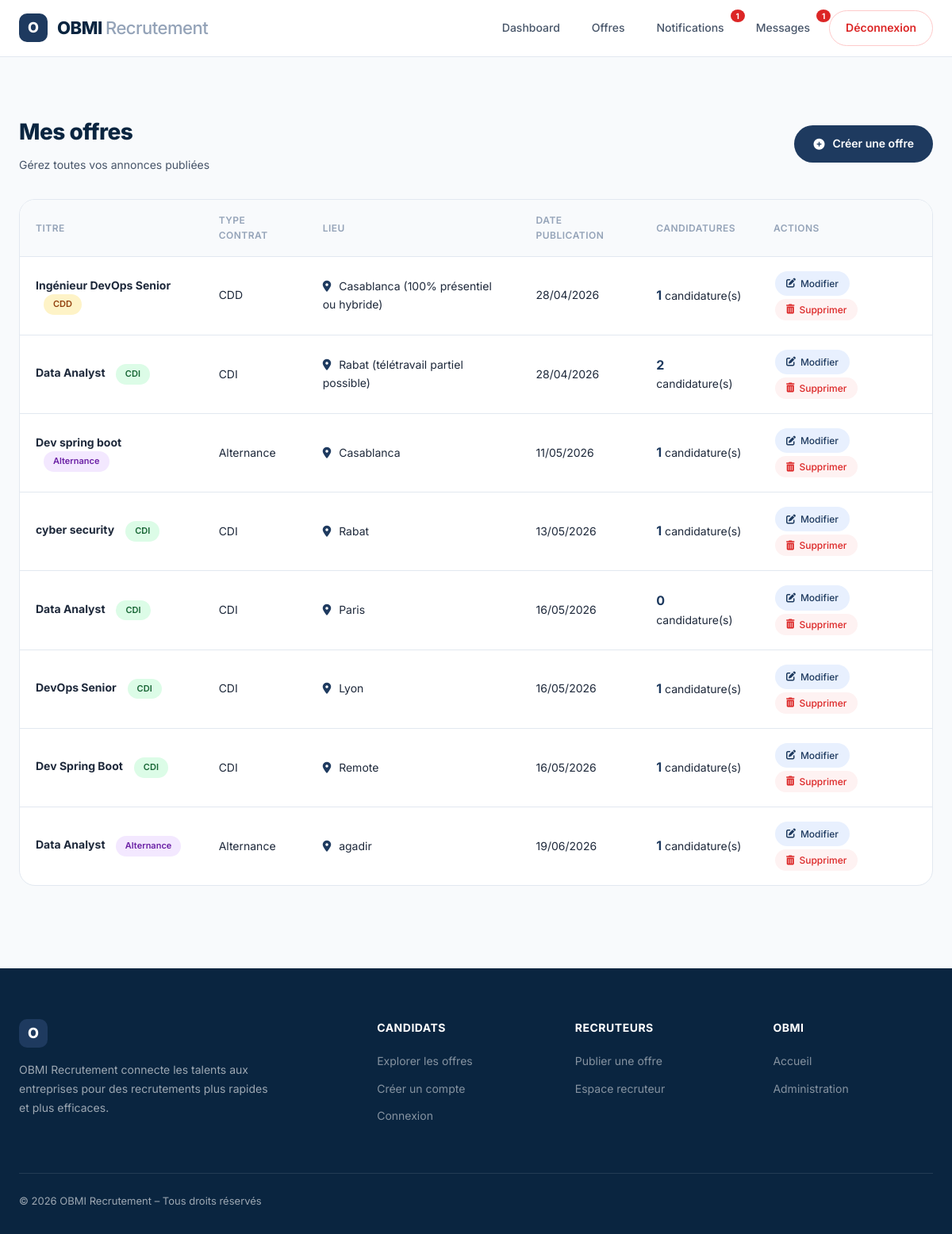
/mes-offres/ (signed in), run on the app's committed database.
### candidature/models.py (models this page shows, shortened)
class Offre(models.Model):
    CONTRAT_CHOICES = [
        ('CDI', 'CDI'),
        ('CDD', 'CDD'),
        ('Stage', 'Stage'),
        ('Alternance', 'Alternance'),
    ]
    titre = models.CharField(max_length=200)
    description = models.TextField()
    lieu = models.CharField(max_length=100)
    type_contrat = models.CharField(max_length=20, choices=CONTRAT_CHOICES, default='CDI')
    datePublication = models.DateTimeField(auto_now_add=True)
    date_expiration = models.DateField(null=True, blank=True)
    recruteur = models.ForeignKey(Recruteur, on_delete=models.CASCADE, related_name='offres')

### candidature/views.py (the view)
# urls.py: path('mes-offres/', views.mes_offres, name='mes_offres'),
@login_required
def mes_offres(request):
    if request.user.role != 'recruteur':
        return redirect('dashboard')
    recruteur = Recruteur.objects.get(utilisateur=request.user)
    offres = Offre.objects.filter(recruteur=recruteur)
    return render(request, 'candidature/mes_offres.html', {'offres': offres})

### candidature/context_processors.py (called while the page is built)
def notifications_context(request):
    if request.user.is_authenticated:
        return {
            'unread_messages': Message.objects.filter(destinataire=request.user, lu=False).count(),
            'unread_notifications': Notification.objects.filter(utilisateur=request.user, lu=False).count(),
        }
    return {'unread_messages': 0, 'unread_notifications': 0}

### candidature/templates/candidature/mes_offres.html (shortened to what this page needs)
{% extends 'candidature/base.html' %}
{% block content %}
<div class="page-content">
    <div class="container-wide">
        <div class="page-header">
            <div>
                <h1>Mes offres</h1>
                <p>Gérez toutes vos annonces publiées</p>
            </div>
            <a href="/creer-offre/" class="btn-create">
                <i class="fas fa-plus-circle"></i> Créer une offre
            </a>
        </div>
        {% if offres %}
        <div class="table-container">
            <table>
                <thead>
                    <tr>
                        <th>Titre</th>
                        <th>Type contrat</th>
                        <th>Lieu</th>
                        <th>Date publication</th>
                        <th>Candidatures</th>
                        <th>Actions</th>
                    </tr>
                </thead>
                <tbody>
                    {% for offre in offres %}
                    <tr>
                        <td>
                            <strong>{{ offre.titre }}</strong>
                            {% if offre.type_contrat == 'CDI' %}
                                <span class="badge badge-cdi">CDI</span>
                            {% elif offre.type_contrat == 'CDD' %}
                                <span class="badge badge-cdd">CDD</span>
                            {% elif offre.type_contrat == 'Stage' %}
                                <span class="badge badge-stage">Stage</span>
                            {% elif offre.type_contrat == 'Alternance' %}
                                <span class="badge badge-alternance">Alternance</span>
                            {% endif %}
                        </td>
                        <td>{{ offre.type_contrat }}</td>
                        <td><i class="fas fa-map-marker-alt" style="color:var(--primary); margin-right: 6px;"></i> {{ offre.lieu }}</td>
                        <td>{{ offre.datePublication|date:"d/m/Y" }}</td>
                        <td><span class="stat-number">{{ offre.candidatures.count }}</span> candidature(s)</td>
                        <td>
                            <a href="/modifier-offre/{{ offre.id }}/" class="btn-sm btn-edit">
                                <i class="fas fa-edit"></i> Modifier
                            </a>
                            <button type="button" class="btn-sm btn-delete" onclick="openDeleteModal({{ offre.id }}, '{{ offre.titre|escapejs }}')">
                                <i class="fas fa-trash-alt"></i> Supprimer
                            </button>
                        </td>
                    </tr>
                    {% endfor %}
                </tbody>
            </table>
        </div>
        {% else %}
        <div class="empty-state">
            <i class="fas fa-briefcase"></i>
            <p>Vous n'avez pas encore publié d'offre.</p>
            <a href="/creer-offre/" class="btn-create-empty">+ Créer ma première offre</a>
        </div>
        {% endif %}
    </div>
</div>
{% endblock %}

### candidature/templates/candidature/base.html (style rules this page uses)
* { margin: 0; padding: 0; box-sizing: border-box; scroll-behavior: smooth; }
:root { --navy: #0A2540; --primary: #1E3A5F; --blue: #2C5F8A; --light-blue: #E8F0FE; --accent: #2563EB; --surface: #FFFFFF; --bg: #F8FAFC; --text: #1E293B; --text-secondary: #475569; --text-muted: #94A3B8; --border: #E2E8F0; --radius: 16px; --shadow: 0 1px 3px rgba(0,0,0,0.06), 0 1px 2px rgba(0,0,0,0.04); --shadow-lg: 0 10px 25px rgba(0,0,0,0.08); }
body { font-family: 'Inter', sans-serif; background: var(--bg); color: var(--text); line-height: 1.6; }
.container-wide { max-width: 1400px; }
a { color: var(--accent); text-decoration: none; }
.page-content { padding: 40px 0; }
.btn-sm { padding: 8px 16px; font-size: 13px; }
.badge { display: inline-flex; align-items: center; padding: 4px 12px; border-radius: 30px; font-size: 11px; font-weight: 600; }

### candidature/templates/candidature/mes_offres.html (style rules this page uses)
.container-wide { max-width: 1280px; margin: 0 auto; padding: 32px 24px; }
.page-header { display: flex; justify-content: space-between; align-items: center; flex-wrap: wrap; gap: 20px; margin-bottom: 32px; }
.page-header h1 { font-size: 28px; font-weight: 800; color: var(--navy); letter-spacing: -0.5px; margin-bottom: 8px; }
.page-header p { color: var(--text-secondary); font-size: 14px; }
.btn-create { background: var(--primary); color: white; padding: 12px 24px; border-radius: 40px; text-decoration: none; font-size: 14px; font-weight: 600; display: inline-flex; align-items: center; gap: 10px; transition: 0.2s; }
.table-container { background: var(--surface); border-radius: 20px; border: 1px solid var(--border); overflow-x: auto; margin-bottom: 32px; }
table { width: 100%; border-collapse: collapse; }
th { text-align: left; padding: 16px 20px; background: var(--bg); font-size: 12px; font-weight: 600; color: var(--text-muted); text-transform: uppercase; letter-spacing: 0.5px; border-bottom: 1px solid var(--border); }
td { padding: 16px 20px; font-size: 14px; color: var(--text); border-bottom: 1px solid var(--border); }
tr:last-child td { border-bottom: none; }
.badge { display: inline-block; padding: 4px 12px; border-radius: 30px; font-size: 11px; font-weight: 600; margin-left: 10px; }
.badge-cdi { background: #DCFCE7; color: #166534; }
.badge-cdd { background: #FEF3C7; color: #92400E; }
.badge-alternance { background: #F3E8FF; color: #6B21A5; }
.stat-number { font-weight: 700; color: var(--primary); font-size: 16px; }
.btn-sm { display: inline-flex; align-items: center; gap: 6px; padding: 6px 14px; border-radius: 30px; font-size: 12px; font-weight: 500; text-decoration: none; transition: 0.2s; margin: 2px; border: none; cursor: pointer; font-family: inherit; }
.btn-edit { background: var(--light-blue); color: var(--primary); }
.btn-delete { background: #FEF2F2; color: #DC2626; }

### data on the page
Offre: titre "Ingénieur DevOps Senior", shows "CDD", type_contrat "CDD", lieu "Casablanca (100% présentiel ou hybride)", datePublication "28/04/2026", candidatures.count "1"
Offre: titre "Data Analyst", shows "CDI", type_contrat "CDI", lieu "Rabat (télétravail partiel possible)", datePublication "28/04/2026", candidatures.count "2"
Offre: titre "Dev spring boot", shows "Alternance", type_contrat "Alternance", lieu "Casablanca", datePublication "11/05/2026", candidatures.count "1"
Offre: titre "cyber security", shows "CDI", type_contrat "CDI", lieu "Rabat", datePublication "13/05/2026", candidatures.count "1"
Offre: titre "Data Analyst", shows "CDI", type_contrat "CDI", lieu "Paris", datePublication "16/05/2026", candidatures.count "0"
Offre: titre "DevOps Senior", shows "CDI", type_contrat "CDI", lieu "Lyon", datePublication "16/05/2026", candidatures.count "1"
Offre: titre "Dev Spring Boot", shows "CDI", type_contrat "CDI", lieu "Remote", datePublication "16/05/2026", candidatures.count "1"
Offre: titre "Data Analyst", shows "Alternance", type_contrat "Alternance", lieu "agadir", datePublication "19/06/2026", candidatures.count "1"

### other printed values
{{ unread_notifications }} "1"
{{ unread_messages }} "1"
